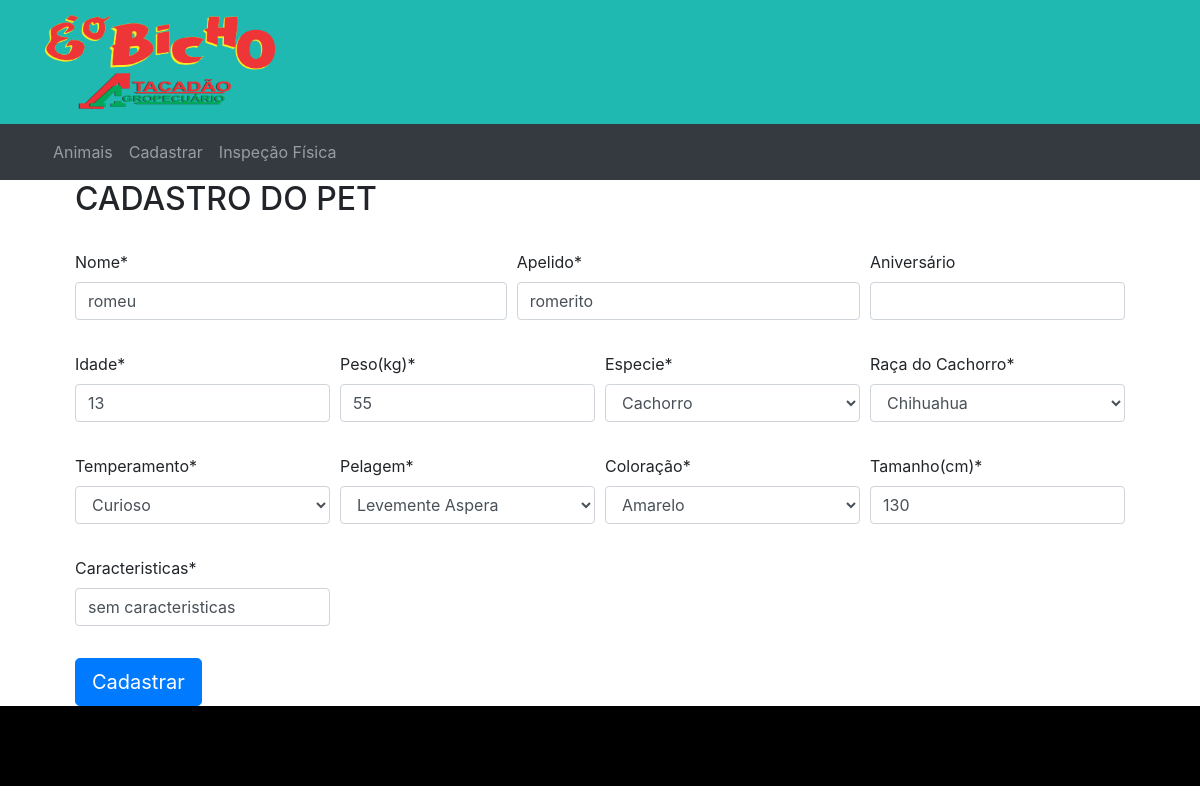
/update/1/, run on an earlier commit of the app's database.
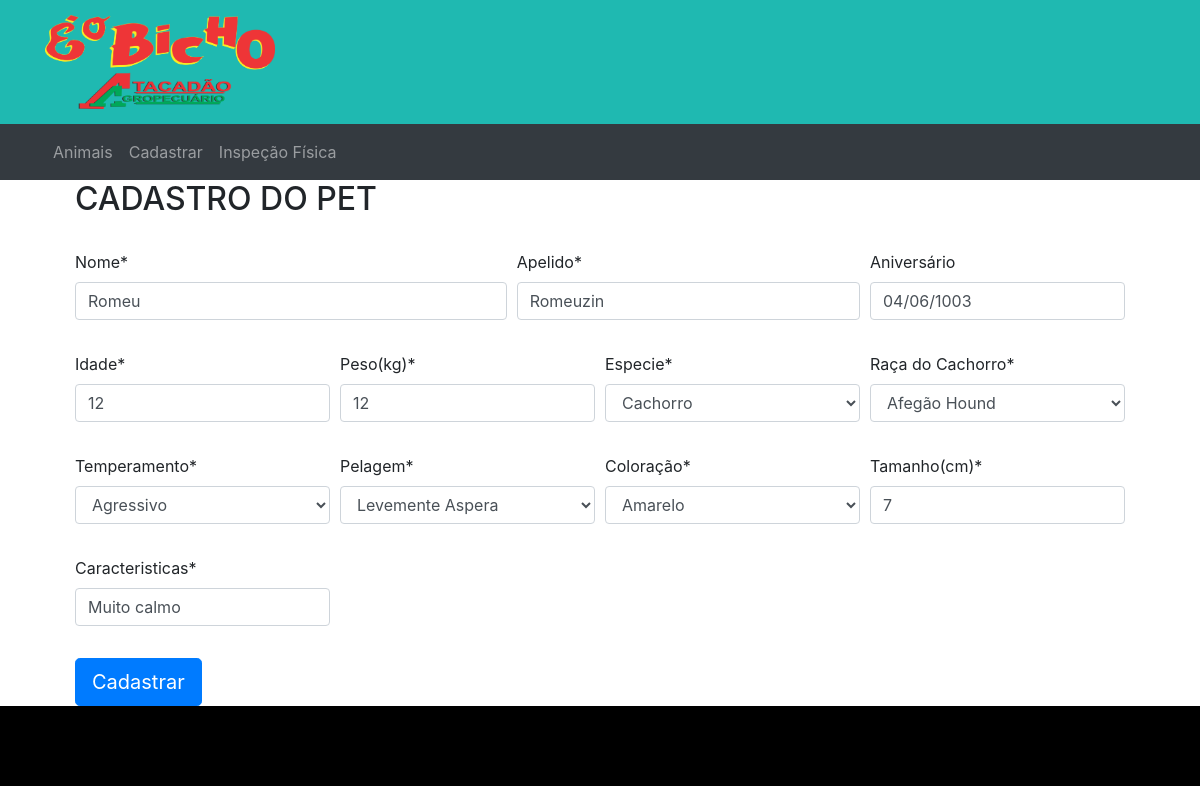
And on a later commit of the database.
### pet/models.py (models this page shows, shortened)
class formPet(models.Model):
	nome = models.CharField('Nome',max_length=150)
	apelido = models.CharField('Apelido',max_length=30)
	aniversario = models.DateField('Aniversário', blank=True, null=True)
	idade = models.IntegerField('Idade')
	peso = models.IntegerField('Peso(kg)')
	tamanho = models.IntegerField('Tamanho')
	especie = models.CharField('Especie',max_length=10, choices=ESPECIE_CHOICES)
	racaCachorro = models.CharField('Raça do Cachorro',max_length=3, choices=RACA_CACHORRO)
	temperamento = models.CharField('Temperamento',max_length=3, choices=TEMPERAMENTO_CHOICES)
	pelagem = models.CharField('Pelagem',max_length=2, choices=PELAGEM_CHOICES)
	coloracao = models.CharField('Coloração',max_length=10, choices=COLORACAO_CHOICES)
	tamanho = models.IntegerField('Tamanho(cm)',)
	caracteristicas = models.CharField('Caracteristicas', max_length=200)

### pet/views.py (the view)
# urls.py: path('update/<int:pk>/', views.updatePet.as_view(), name="update"),
class updatePet(UpdateView):
    model = formPet
    fields = '__all__'
    success_url = reverse_lazy('pet:list')

### pet/templates/pet/formpet_form.html (shortened to what this page needs)
{% extends 'base.html' %}
{% load crispy_forms_tags %}
{% block content %}
<section class="container">
  <h2 class="">CADASTRO DO PET</h2>
  <form method="POST" action=".">
    <br>
    <div class="form-row">
      <div class="col col-lg-5 mb-3">
        	{{ form.nome|as_crispy_field }}
      </div>
      <div class="col-md-4 mb-3">
        {{ form.apelido|as_crispy_field }}
      </div>
      <div class="col-md-3 mb-3">
        {{ form.aniversario|as_crispy_field }}
      </div>
      <div class="col-md-3 mb-3">
        {{ form.idade|as_crispy_field }}
      </div>
      <div class="col-md-3 mb-3">
        {{ form.peso|as_crispy_field }}
      </div>
      <div class="col-md-3 mb-3">
        {{ form.especie|as_crispy_field }}
      </div>
      <div class="col-md-3 mb-3">
        {{ form.racaCachorro|as_crispy_field }}
      </div>
      <div class="col-md-3 mb-3">
       {{ form.temperamento|as_crispy_field }}
      </div>
      <div class="col-md-3 mb-3">
        {{ form.pelagem|as_crispy_field }}
      </div>
      <div class="col-md-3 mb-3">
        {{ form.coloracao|as_crispy_field }}
      </div>
      <div class="col-md-3 mb-3">
        {{ form.tamanho|as_crispy_field }}
      </div>
      <div class="col-md-3 mb-3">
        {{ form.caracteristicas|as_crispy_field }}
      </div>
    </div>
     <button class="btn btn-primary btn-lg" type="submit">Cadastrar</button>
  </form>
</section>
{% endblock content %}

What changed in the data, as far as the page shows it:
changed formPet "Cachorro": nome "romeu" → "Romeu"; apelido "romerito" → "Romeuzin"; aniversario (not shown) → "04/06/1003"; idade "13" → "12"; peso "55" → "12"; racaCachorro "Chihuahua" → "Afegão Hound"; temperamento "Curioso" → "Agressivo"; tamanho "130" → "7"; caracteristicas "sem caracteristicas" → "Muito calmo"
